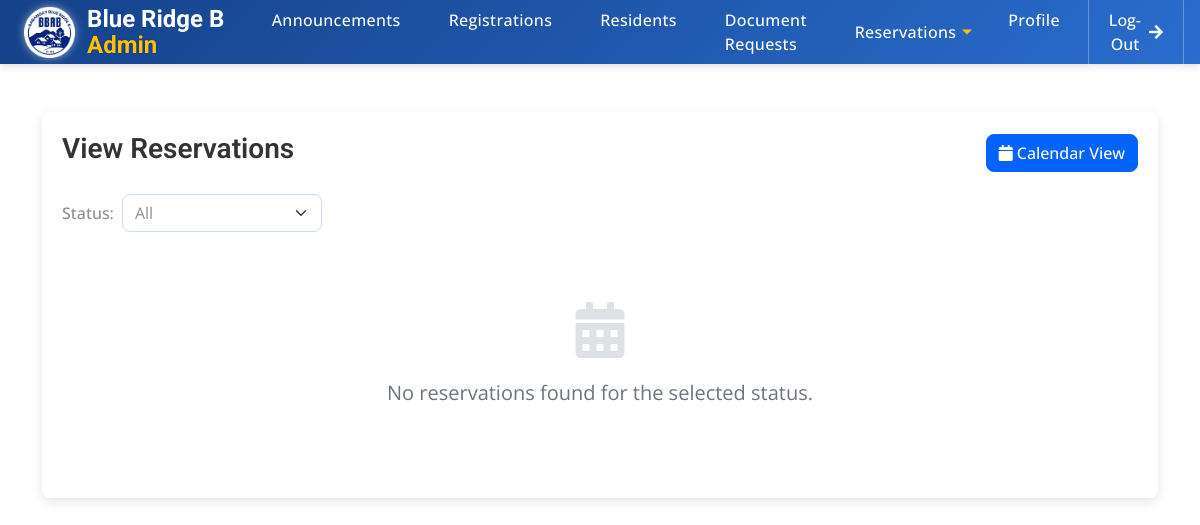
The page /view_reservations.php?status=all&page=2 (signed in) on the database as committed earlier.
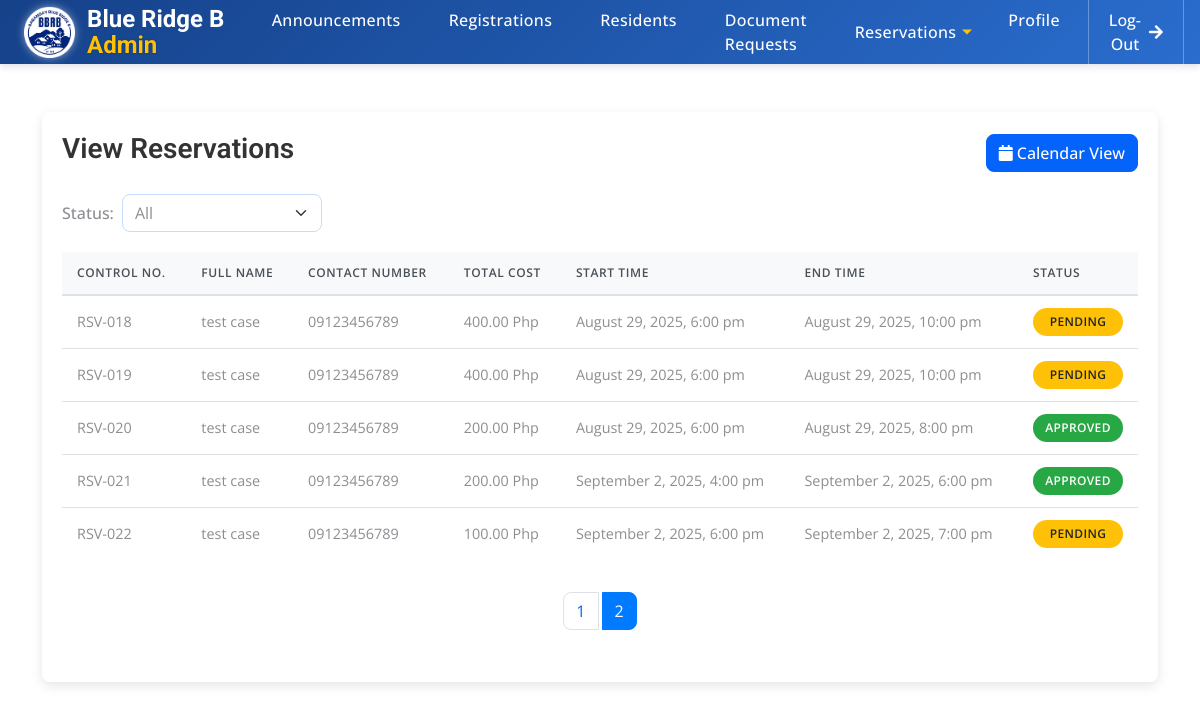
The same page on the database as committed later.
### tables this page shows
CREATE TABLE `reservations` (
  `id` int(11) NOT NULL,
  `user_id` int(11) NOT NULL,
  `venue_type` enum('Court A','Court B') NOT NULL,
  `start_time` datetime NOT NULL,
  `end_time` datetime NOT NULL,
  `is_big_group` tinyint(1) DEFAULT 0,
  `security_option` tinyint(1) DEFAULT 0,
  `caretaker_option` tinyint(1) DEFAULT 0,
  `power_supply_hours` int(11) DEFAULT 0,
  `total_cost` decimal(10,2) NOT NULL,
  `created_at` timestamp NOT NULL DEFAULT current_timestamp(),
  `status` enum('pending','approved','rejected') NOT NULL DEFAULT 'pending',
  `approved_by` varchar(255) DEFAULT NULL,
  `rejection_reason` text DEFAULT NULL,
  `time_approved` datetime DEFAULT NULL,
  `rejected_by` varchar(255) DEFAULT NULL,
  `time_rejected` datetime DEFAULT NULL
);

CREATE TABLE `users` (
  `id` int(11) NOT NULL,
  `username` varchar(50) NOT NULL,
  `password` varchar(255) NOT NULL,
  `first_name` varchar(100) NOT NULL,
  `middle_name` varchar(100) DEFAULT NULL,
  `last_name` varchar(100) NOT NULL,
  `gender` enum('Male','Female','Other') NOT NULL,
  `phone_number` varchar(15) NOT NULL,
  `email` varchar(100) NOT NULL,
  `birthdate` date NOT NULL,
  `street` varchar(255) NOT NULL,
  `lot_block` varchar(100) DEFAULT NULL,
  `blood_type` varchar(10) DEFAULT NULL,
  `house_number` varchar(50) NOT NULL,
  `date_registered` timestamp NOT NULL DEFAULT current_timestamp(),
  `is_verified` tinyint(1) DEFAULT 0,
  `verify_token` varchar(64) DEFAULT NULL,
  `sector` varchar(255) DEFAULT NULL
);

### view_reservations.php (the view, shortened to what the changed rows need)
<?php
include 'db.php';
$statusFilter = isset($_GET['status']) ? $_GET['status'] : 'all';
$limit = 8;
$page = isset($_GET['page']) ? (int)$_GET['page'] : 1;
$offset = ($page - 1) * $limit;
$sql = "SELECT reservations.id, reservations.venue_type, reservations.start_time, reservations.end_time, reservations.status, reservations.total_cost, reservations.approved_by, reservations.time_approved, reservations.rejected_by, reservations.rejection_reason, reservations.time_rejected, users.first_name, users.last_name, users.phone_number
        FROM reservations
        JOIN users ON reservations.user_id = users.id";
$sql .= " LIMIT $limit OFFSET $offset";
$result = $conn->query($sql);
$countSql = "SELECT COUNT(*) AS total FROM reservations";
$countResult = $conn->query($countSql);
$totalReservations = $countResult->fetch_assoc()['total'];
$totalPages = ceil($totalReservations / $limit);
?>
<!DOCTYPE html>
<html lang="en">
    <?php include 'includes/admin_head.php'; ?>
    <link href="view_document_requests.css" rel="stylesheet">
    <link href="admin_dashboard.css" rel="stylesheet">
    <link href="modern_buttons.css" rel="stylesheet">
    <link href="history_modal.css" rel="stylesheet">
<body>
    <?php include 'includes/admin_navbar.php'; ?>
    <div class="container mt-5">
        <div class="row">
            <div class="col-12">
                <div class="document-container">
                    <div class="header-actions">
                        <h2 class="header-title">View Reservations</h2>
                    </div>
                    <?php if ($result && $result->num_rows > 0): ?>
                        <div class="table-container">
                            <table class="document-table">
                                <thead>
                                    <tr>
                                        <th>Control No.</th>
                                        <th>Full Name</th>
                                        <th>Contact Number</th>
                                        <th>Total Cost</th>
                                        <th>Start Time</th>
                                        <th>End Time</th>
                                        <th>Status</th>
                                    </tr>
                                </thead>
                <tbody>
                    <?php while ($row = $result->fetch_assoc()): ?>
                        <tr class="clickable-row"
                            data-id="<?php echo $row['id']; ?>"
                            data-full-name="<?php echo $row['first_name'] . ' ' . $row['last_name']; ?>"
                            data-phone-number="<?php echo $row['phone_number']; ?>"
                            data-venue-type="<?php echo $row['venue_type']; ?>"
                            data-total-cost="<?php echo $row['total_cost']; ?>"
                            data-start-time="<?php echo $row['start_time']; ?>"
                            data-end-time="<?php echo $row['end_time']; ?>"
                            data-status="<?php echo $row['status']; ?>"
                            data-approved-by="<?php echo isset($row['approved_by']) ? $row['approved_by'] : 'N/A'; ?>"
                            data-time-approved="<?php echo isset($row['time_approved']) ? $row['time_approved'] : 'N/A'; ?>"
                            data-rejected-by="<?php echo isset($row['rejected_by']) ? $row['rejected_by'] : 'N/A'; ?>"
                            data-rejection-reason="<?php echo isset($row['rejection_reason']) ? $row['rejection_reason'] : 'N/A'; ?>"
                            data-time-rejected="<?php echo isset($row['time_rejected']) ? $row['time_rejected'] : 'N/A'; ?>">
                            <td>RSV-<?php echo str_pad($row['id'], 3, '0', STR_PAD_LEFT); ?></td>
                            <td><?php echo $row['first_name'] . ' ' . $row['last_name']; ?></td>
                            <td><?php echo $row['phone_number']; ?></td>
                            <td><?php echo number_format($row['total_cost'], 2); ?> Php</td>
                            <td><?php echo date("F j, Y, g:i a", strtotime($row['start_time'])); ?></td>
                            <td><?php echo date("F j, Y, g:i a", strtotime($row['end_time'])); ?></td>
                            <td>
                                <span class="status-badge status-<?php echo htmlspecialchars($row['status']); ?>">
                                    <?php echo ucfirst($row['status']); ?>
                                </span>
                            </td>
                        </tr>
                    <?php endwhile; ?>
                </tbody>
                            </table>
                        </div>
                        <div class="pagination-container">
                            <nav aria-label="Page navigation">
                                <ul class="pagination">
                                    <?php for ($i = 1; $i <= $totalPages; $i++): ?>
                                        <li class="page-item <?php echo $i === $page ? 'active' : ''; ?>">
                                            <a class="page-link" href="?status=<?php echo $statusFilter; ?>&page=<?php echo $i; ?>"><?php echo $i; ?></a>
                                        </li>
                                    <?php endfor; ?>
                                </ul>
                            </nav>
                        </div>
                    <?php else: ?>
                        <div class="empty-state">
                            <i class="fas fa-calendar-alt empty-state-icon"></i>
                            <p class="empty-state-text">No reservations found for the selected status.</p>
                        </div>
                    <?php endif; ?>
                </div>
            </div>
        </div>
    </div>
</body>
</html>

Rows that differ between the two databases and show on the page:
added reservations: id "018", user.first_name "test", user.last_name "case", user.phone_number "09123456789", total_cost "400.00", start_time "August 29, 2025, 6:00 pm", end_time "August 29, 2025, 10:00 pm", status "PENDING"
added reservations: id "019", user.first_name "test", user.last_name "case", user.phone_number "09123456789", total_cost "400.00", start_time "August 29, 2025, 6:00 pm", end_time "August 29, 2025, 10:00 pm", status "PENDING"
added reservations: id "020", user.first_name "test", user.last_name "case", user.phone_number "09123456789", total_cost "200.00", start_time "August 29, 2025, 6:00 pm", end_time "August 29, 2025, 8:00 pm", status "APPROVED", approved_by "admin-golf" (drawn)
added reservations: id "021", user.first_name "test", user.last_name "case", user.phone_number "09123456789", total_cost "200.00", start_time "September 2, 2025, 4:00 pm", end_time "September 2, 2025, 6:00 pm", status "APPROVED", approved_by "admin-golf" (drawn)
added reservations: id "022", user.first_name "test", user.last_name "case", user.phone_number "09123456789", total_cost "100.00", start_time "September 2, 2025, 6:00 pm", end_time "September 2, 2025, 7:00 pm", status "PENDING"
Other text that changed with them:
text no longer shown: "No reservations found for the selected status."
text now shown: "CONTROL NO. FULL NAME CONTACT NUMBER TOTAL COST START TIME END TIME STATUS"
new list line: "1"
new list line: "2"
